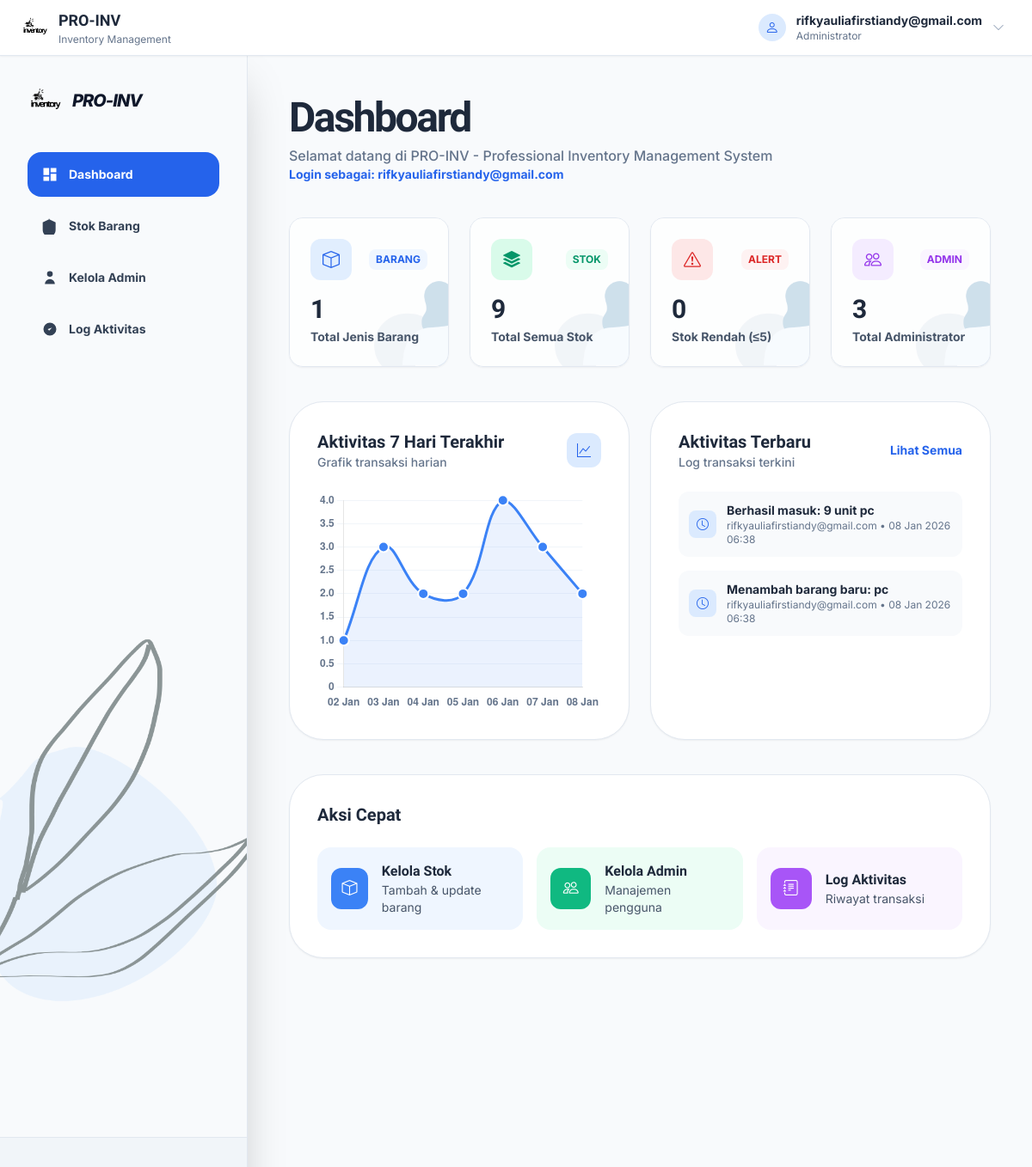
/index.php (signed in), run on the app's committed database.
### tables this page shows
CREATE TABLE `riwayat_aksi` (
  `id` int(11) NOT NULL,
  `aksi` varchar(255) DEFAULT NULL,
  `user_email` varchar(100) DEFAULT NULL,
  `tanggal` timestamp NOT NULL DEFAULT current_timestamp()
);

### app/models/InventoryModel.php (called while the page is built, shortened)
<?php
class InventoryModel {
    public function getAllBarang() {
        global $conn;
        return mysqli_query($conn, "SELECT * FROM barang ORDER BY id DESC");
    }
    public function getAllUsers() {
        global $conn;
        return mysqli_query($conn, "SELECT * FROM users ORDER BY id DESC");
    }
    public function getAllLogs() {
        global $conn;
        return mysqli_query($conn, "SELECT * FROM riwayat_aksi ORDER BY tanggal DESC LIMIT 100");
    }
}
?>

### app/views/pages/dashboard.php (the view, shortened to what this page needs)
<?php
require_once 'app/models/InventoryModel.php';
$model = new InventoryModel();
$brg = $model->getAllBarang();
$total_barang = mysqli_num_rows($brg);
$total_stok = 0;
$stok_rendah = 0;
mysqli_data_seek($brg, 0);
while($r = mysqli_fetch_assoc($brg)) {
    $total_stok += $r['stok'];
}
$usr = $model->getAllUsers();
$total_users = mysqli_num_rows($usr);
$logs = $model->getAllLogs();
$logs_today = 0;
mysqli_data_seek($logs, 0);
while($l = mysqli_fetch_assoc($logs)) {
    $log_date = date('Y-m-d', strtotime($l['tanggal']));
    $today = date('Y-m-d');
    if ($log_date == $today) {
        $logs_today++;
    }
}
$chart_labels = [];
$chart_data = [];
for ($i = 6; $i >= 0; $i--) {
    $date = date('Y-m-d', strtotime("-$i days"));
    $chart_labels[] = date('d M', strtotime($date));
    mysqli_data_seek($logs, 0);
    $count = 0;
    while($l = mysqli_fetch_assoc($logs)) {
        if ($l && isset($l['tanggal']) && date('Y-m-d', strtotime($l['tanggal'])) == $date) {
            $count++;
        }
    }
    $chart_data[] = $count > 0 ? $count : rand(1, 5);
}
?>
<div class="max-w-7xl mx-auto">
    <div class="mb-10">
        <h1 class="text-5xl font-black text-slate-800 tracking-tighter mb-2 heading">Dashboard</h1>
        <p class="text-slate-500 font-medium text-normal">Selamat datang di PRO-INV - Professional Inventory Management System</p>
        <p class="text-sm text-blue-600 font-bold text-normal">Login sebagai: <?= $user_aktif ?></p>
    </div>
    <div class="grid grid-cols-1 md:grid-cols-2 lg:grid-cols-4 gap-6 mb-10">
        <div class="relative p-6 rounded-2xl border border-slate-200 shadow-sm overflow-hidden" style="background-image: url('./assets/foto/background_card.png'); background-size: cover; background-position: center;">
            <div class="absolute inset-0 bg-white/80"></div>
            <div class="relative">
                <div class="flex items-center justify-between mb-4">
                    <div class="w-12 h-12 bg-blue-100/80 rounded-xl flex items-center justify-center">
                        <i class="bi bi-box text-xl text-blue-600"></i>
                    </div>
                    <span class="text-xs font-bold text-blue-600 bg-blue-50 px-2 py-1 rounded-lg">BARANG</span>
                </div>
                <h3 class="text-3xl font-black text-slate-800 mb-1 heading"><?= $total_barang ?></h3>
                <p class="text-sm font-bold text-slate-600 text-normal">Total Jenis Barang</p>
            </div>
        </div>
        <div class="relative p-6 rounded-2xl border border-slate-200 shadow-sm overflow-hidden" style="background-image: url('./assets/foto/background_card.png'); background-size: cover; background-position: center;">
            <div class="absolute inset-0 bg-white/80"></div>
            <div class="relative">
                <div class="flex items-center justify-between mb-4">
                    <div class="w-12 h-12 bg-emerald-100/80 rounded-xl flex items-center justify-center">
                        <i class="bi bi-stack text-xl text-emerald-600"></i>
                    </div>
                    <span class="text-xs font-bold text-emerald-600 bg-emerald-50 px-2 py-1 rounded-lg">STOK</span>
                </div>
                <h3 class="text-3xl font-black text-slate-800 mb-1 heading"><?= $total_stok ?></h3>
                <p class="text-sm font-bold text-slate-600 text-normal">Total Semua Stok</p>
            </div>
        </div>
        <div class="relative p-6 rounded-2xl border border-slate-200 shadow-sm overflow-hidden" style="background-image: url('./assets/foto/background_card.png'); background-size: cover; background-position: center;">
            <div class="absolute inset-0 bg-white/80"></div>
            <div class="relative">
                <div class="flex items-center justify-between mb-4">
                    <div class="w-12 h-12 bg-red-100/80 rounded-xl flex items-center justify-center">
                        <i class="bi bi-exclamation-triangle text-xl text-red-600"></i>
                    </div>
                    <span class="text-xs font-bold text-red-600 bg-red-50 px-2 py-1 rounded-lg">ALERT</span>
                </div>
                <h3 class="text-3xl font-black text-slate-800 mb-1 heading"><?= $stok_rendah ?></h3>
                <p class="text-sm font-bold text-slate-600 text-normal">Stok Rendah (≤5)</p>
            </div>
        </div>
        <div class="relative p-6 rounded-2xl border border-slate-200 shadow-sm overflow-hidden" style="background-image: url('./assets/foto/background_card.png'); background-size: cover; background-position: center;">
            <div class="absolute inset-0 bg-white/80"></div>
            <div class="relative">
                <div class="flex items-center justify-between mb-4">
                    <div class="w-12 h-12 bg-purple-100/80 rounded-xl flex items-center justify-center">
                        <i class="bi bi-people text-xl text-purple-600"></i>
                    </div>
                    <span class="text-xs font-bold text-purple-600 bg-purple-50 px-2 py-1 rounded-lg">ADMIN</span>
                </div>
                <h3 class="text-3xl font-black text-slate-800 mb-1 heading"><?= $total_users ?></h3>
                <p class="text-sm font-bold text-slate-600 text-normal">Total Administrator</p>
            </div>
        </div>
    </div>
    <div class="grid grid-cols-1 lg:grid-cols-2 gap-6 mb-10">
        <div class="bg-white rounded-[2.5rem] border border-slate-200 shadow-sm p-8 flex flex-col">
    <div class="flex items-center justify-between mb-6">
        <div>
            <h3 class="text-xl font-black text-slate-800">Aktivitas 7 Hari Terakhir</h3>
            <p class="text-sm text-slate-500 font-medium">Grafik transaksi harian</p>
        </div>
        <div class="w-10 h-10 bg-blue-100 rounded-xl flex items-center justify-center">
            <i class="bi bi-graph-up text-blue-600"></i>
        </div>
    </div>
    <div class="relative h-64 w-full">
        <canvas id="activityChart"></canvas>
    </div>
</div>
        <div class="bg-white rounded-[2.5rem] border border-slate-200 shadow-sm p-8">
            <div class="flex items-center justify-between mb-6">
                <div>
                    <h3 class="text-xl font-black text-slate-800">Aktivitas Terbaru</h3>
                    <p class="text-sm text-slate-500 font-medium">Log transaksi terkini</p>
                </div>
                <a href="index.php?page=riwayat" class="text-blue-600 hover:text-blue-700 font-bold text-sm">Lihat Semua</a>
            </div>
            <div class="space-y-4 max-h-64 overflow-y-auto">
                <?php
                mysqli_data_seek($logs, 0);
                $count = 0;
                while($count < 5 && ($l = mysqli_fetch_assoc($logs))):
                    $count++;
                    if ($l && isset($l['aksi']) && isset($l['user_email']) && isset($l['tanggal'])):
                ?>
                <div class="flex items-center gap-3 p-3 bg-slate-50 rounded-xl">
                    <div class="w-8 h-8 bg-blue-100 rounded-lg flex items-center justify-center">
                        <i class="bi bi-clock text-blue-600 text-sm"></i>
                    </div>
                    <div class="flex-1">
                        <p class="text-sm font-bold text-slate-800"><?= htmlspecialchars($l['aksi']) ?></p>
                        <p class="text-xs text-slate-500"><?= htmlspecialchars($l['user_email']) ?> • <?= date('d M Y H:i', strtotime($l['tanggal'])) ?></p>
                    </div>
                </div>
                <?php
                    endif;
                endwhile;
                ?>
            </div>
        </div>
    </div>
    <div class="bg-white rounded-[2.5rem] border border-slate-200 shadow-sm p-8">
        <h3 class="text-xl font-black text-slate-800 mb-6">Aksi Cepat</h3>
        <div class="grid grid-cols-1 md:grid-cols-3 gap-4">
            <a href="index.php?page=stok" class="flex items-center gap-4 p-4 bg-blue-50 hover:bg-blue-100 rounded-2xl transition group">
                <div class="w-12 h-12 bg-blue-500 rounded-xl flex items-center justify-center group-hover:scale-110 transition">
                    <i class="bi bi-box text-white text-lg"></i>
                </div>
                <div>
                    <h4 class="font-bold text-slate-800">Kelola Stok</h4>
                    <p class="text-sm text-slate-600">Tambah & update barang</p>
                </div>
            </a>
            <a href="index.php?page=users" class="flex items-center gap-4 p-4 bg-emerald-50 hover:bg-emerald-100 rounded-2xl transition group">
                <div class="w-12 h-12 bg-emerald-500 rounded-xl flex items-center justify-center group-hover:scale-110 transition">
                    <i class="bi bi-people text-white text-lg"></i>
                </div>
                <div>
                    <h4 class="font-bold text-slate-800">Kelola Admin</h4>
                    <p class="text-sm text-slate-600">Manajemen pengguna</p>
                </div>
            </a>
            <a href="index.php?page=riwayat" class="flex items-center gap-4 p-4 bg-purple-50 hover:bg-purple-100 rounded-2xl transition group">
                <div class="w-12 h-12 bg-purple-500 rounded-xl flex items-center justify-center group-hover:scale-110 transition">
                    <i class="bi bi-journal-text text-white text-lg"></i>
                </div>
                <div>
                    <h4 class="font-bold text-slate-800">Log Aktivitas</h4>
                    <p class="text-sm text-slate-600">Riwayat transaksi</p>
                </div>
            </a>
        </div>
    </div>
</div>
<script>
// Chart.js Configuration
document.addEventListener('DOMContentLoaded', function() {
    const ctx = document.getElementById('activityChart').getContext('2d');
    new Chart(ctx, {
        type: 'line',
        data: {
            labels: <?= json_encode($chart_labels) ?>,
            datasets: [{
                label: 'Aktivitas Harian',
                data: <?= json_encode($chart_data) ?>,
                borderColor: '#3B82F6',
                backgroundColor: 'rgba(59, 130, 246, 0.1)',
                borderWidth: 3,
                fill: true,
                tension: 0.4,
                pointBackgroundColor: '#3B82F6',
                pointBorderColor: '#ffffff',
                pointBorderWidth: 2,
                pointRadius: 6
            }]
        },
        options: {
            responsive: true,
            maintainAspectRatio: false,
            plugins: {
                legend: {
                    display: false
                }
            },
            scales: {
                y: {
                    beginAtZero: true,
                    grid: {
                        color: '#F1F5F9'
                    },
                    ticks: {
                        color: '#64748B',
                        font: {
                            size: 12,
                            weight: 'bold'
                        }
                    }
                },
                x: {
                    grid: {
                        display: false
                    },
                    ticks: {
                        color: '#64748B',
                        font: {
                            size: 12,
                            weight: 'bold'
                        }
                    }
                }
            }
        }
    });
});
</script>

### assets/css/style.css (style rules this page uses)
body { font-family: 'Inter', sans-serif; overflow-x: hidden; }
h1, h2, h3, h4, h5, h6, .heading { font-family: 'Sora', sans-serif; }
* { transition: all 0.2s ease-in-out; }

### data on the page
riwayat_aksi: aksi "Berhasil masuk: 9 unit pc", user_email "rifkyauliafirstiandy@gmail.com", tanggal "08 Jan 2026 06:38"
riwayat_aksi: aksi "Menambah barang baru: pc", user_email "rifkyauliafirstiandy@gmail.com", tanggal "08 Jan 2026 06:38"

### other printed values
$user_aktif "rifkyauliafirstiandy@gmail.com"
$total_barang "1"
$total_stok "9"
$stok_rendah "0"
$total_users "3"
chart data {{ json_encode($chart_data) }} [1,3,2,2,4,3,2]
